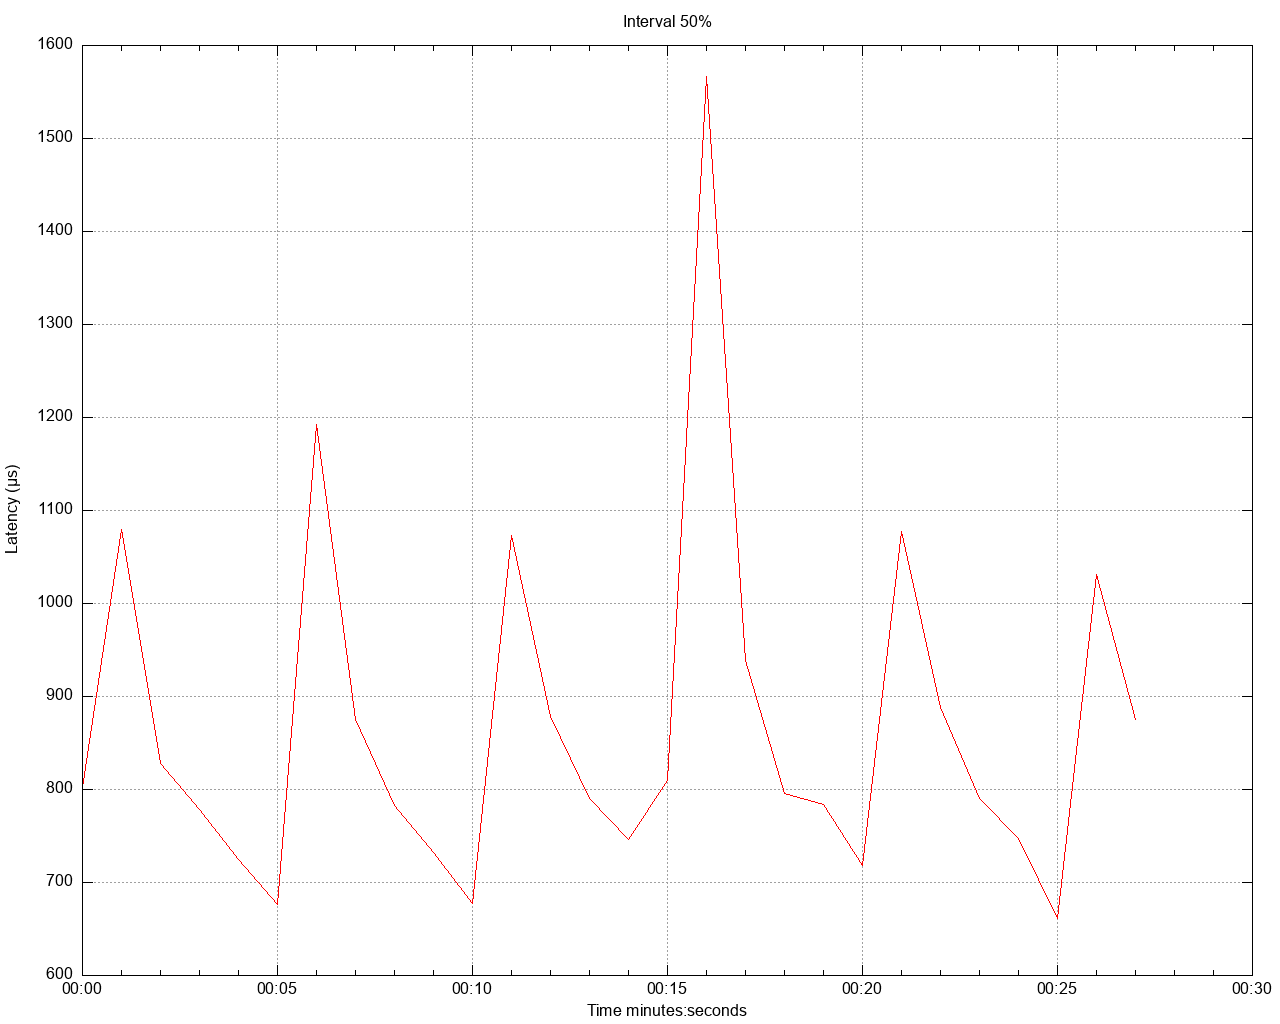

Write gnuplot code to recreate this figure.
set title 'Interval 50%' noenhanced
set style data lines
set datafile separator ","
set terminal png size 1280,1024
set grid
set key below
set xdata time
set timefmt "%s"
offset = 0
t0(x)=(offset=($0==0) ? x : offset, x - offset)
set xlabel 'Time minutes:seconds'
set ylabel 'Latency (μs)'
set output '/Users/gbarnett/git/hazelcast-simulator/atomiclong-3node-member/atomicreference/latency/latency_interval_50_fourKbWrite.png'
plot \
   '/Users/gbarnett/git/hazelcast-simulator/atomiclong-3node-member/atomicreference/data/latency_interval_50_fourKbWrite_1.data' using (t0(timecolumn(1))):2 title "" lt rgb "red", \
